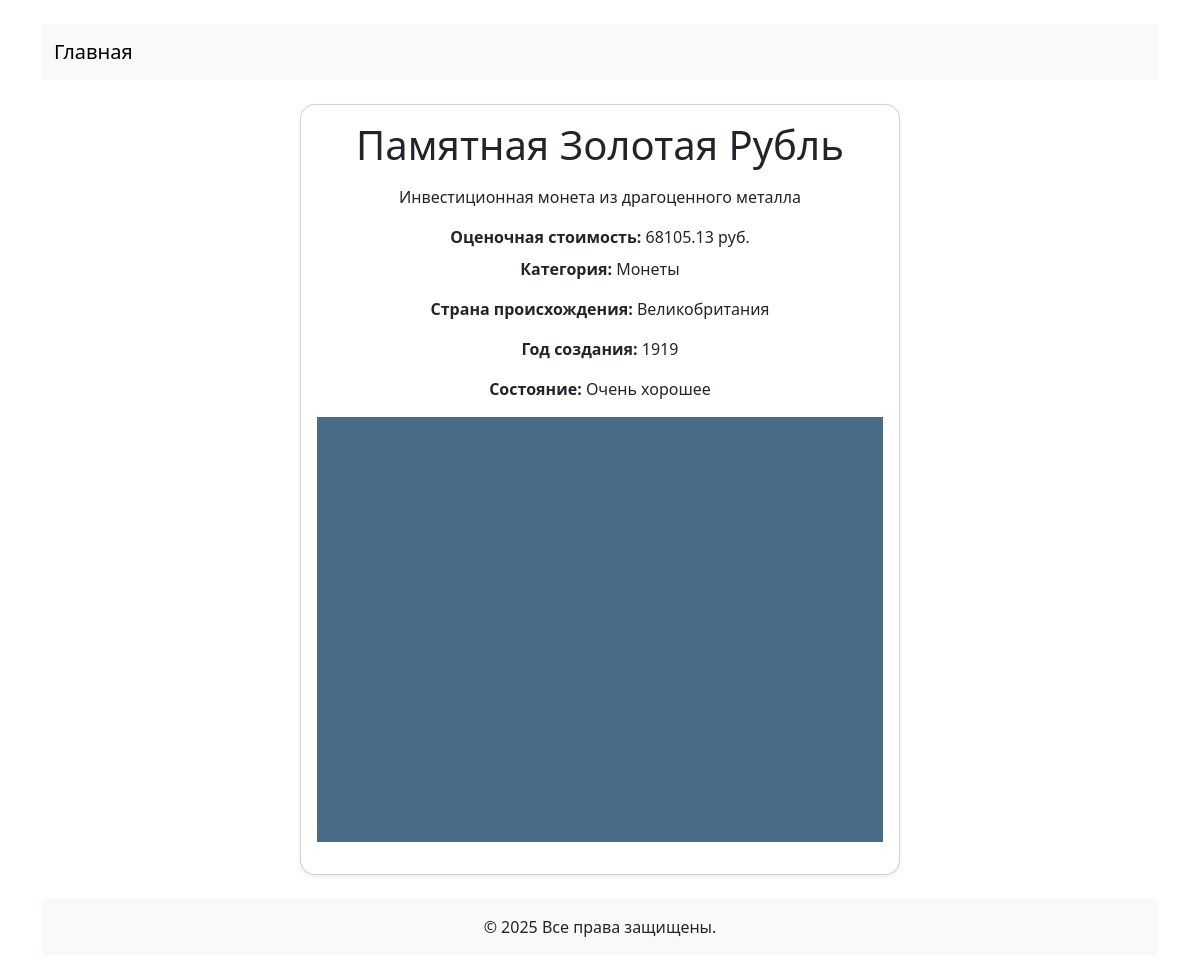
The page /item/52/ on the database its author committed.
### collection/models.py (models this page shows, shortened)
class Item(models.Model):
    CONDITION_CHOICES = [
        ('M', _('Идеальное')),
        ('NM', _('Почти идеальное')),
        ('VG', _('Очень хорошее')),
        ('G', _('Хорошее')),
        ('F', _('Удовлетворительное')),
        ('P', _('Плохое')),
    ]
    user = models.ForeignKey(User, null=True, blank=True, on_delete=models.CASCADE, verbose_name=_("Владелец"))
    category = models.ForeignKey(Category, on_delete=models.PROTECT, verbose_name=_("Категория"))
    themes = models.ManyToManyField(Theme, verbose_name=_("Тематики"))
    title = models.CharField(max_length=255, verbose_name=_("Название"))
    description = models.TextField(verbose_name=_("Описание"))
    country = models.CharField(max_length=100, verbose_name=_("Страна происхождения"))
    year = models.IntegerField(verbose_name=_("Год создания"))
    condition = models.CharField(max_length=2, choices=CONDITION_CHOICES, verbose_name=_("Состояние"))
    estimated_value = models.DecimalField(max_digits=10, decimal_places=2, verbose_name=_("Оценочная стоимость"))
    photo = models.ImageField(upload_to='items/', verbose_name=_("Фотография"))
    created_at = models.DateTimeField(auto_now_add=True, verbose_name=_("Дата добавления"))
    class Meta:
        verbose_name = _("Предмет коллекции")
        verbose_name_plural = _("Предметы коллекции")
        ordering = ['-created_at']

class Category(models.Model):
    name = models.CharField(max_length=100, verbose_name=_("Название категории"))
    def __str__(self):
        return self.name
    class Meta:
        verbose_name = _("Категория")
        verbose_name_plural = _("Категории")

### collection/views.py (the view)
# urls.py: path('item/<int:item_id>/', views.item_detail, name='item_detail'),
def item_detail(request, item_id):
    item = get_object_or_404(Item, id=item_id)
    return render(request, 'main/item_detail.html', {'item': item})

### collection/templates/main/item_detail.html (shortened to what this page needs)
<!DOCTYPE html>
<html lang="ru">
<head>
    <link href="https://cdn.jsdelivr.net/npm/bootstrap@5.3.0/dist/css/bootstrap.min.css" rel="stylesheet" />
</head>
<body class="container my-4">
    <nav class="navbar navbar-expand-lg navbar-light bg-light mb-4">
        <div class="container">
            <a class="navbar-brand" href="{% url 'index' %}">Главная</a>
        </div>
    </nav>
    <div class="card shadow-sm">
        <div class="card-body">
            <h1 class="card-title mb-3">{{ item.title }}</h1>
            <p class="card-text mb-3">{{ item.description }}</p>
            <p class="card-text mb-2"><strong>Оценочная стоимость:</strong> {{ item.estimated_value }} руб.</p>
            <p class="card-text"><strong>Категория:</strong> {{ item.category }}</p>
            <p class="card-text"><strong>Страна происхождения:</strong> {{ item.country }}</p>
            <p class="card-text"><strong>Год создания:</strong> {{ item.year }}</p>
            <p class="card-text"><strong>Состояние:</strong>
                {% if item.condition == 'M' %}
                    Идеальное
                {% elif item.condition == 'NM' %}
                    Почти идеальное
                {% elif item.condition == 'VG' %}
                    Очень хорошее
                {% elif item.condition == 'G' %}
                    Хорошее
                {% elif item.condition == 'F' %}
                    Удовлетворительное
                {% elif item.condition == 'P' %}
                    Плохое
                {% else %}
                    Неизвестно
                {% endif %}
            </p>
            <img src="{{ item.photo.url }}" alt="Изображение предмета" class="img-fluid mb-3" style="max-width: 100%; height: auto;">
        </div>
    </div>
    <footer class="bg-light text-center py-3 mt-4">
      <div class="container">
        <p class="mb-0">&copy; {% now "Y" %} Все права защищены.</p>
      </div>
    </footer>
</body>
</html>

### collection/templates/main/item_detail.html (style rules this page uses)
body { text-align: center; }
h1 { text-transform: capitalize; }
nav .container { border-radius: 50px; overflow: hidden; }
.card { max-width: 600px; margin: 20px auto 0 auto; border-radius: 15px; }
footer { margin-top: auto; }

### rows shown on the page
Item: title "Памятная Золотая Рубль", description "Инвестиционная монета из драгоценного металла", estimated_value "68105.13", category "Монеты", country "Великобритания", year "1919", photo (picture)
